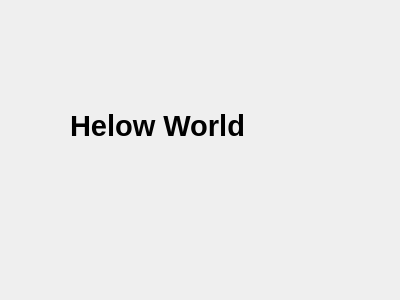
<?xml version="1.0" encoding="UTF-8"?>
<ui version="4.0">
 <class>secDialog</class>
 <widget class="QDialog" name="secDialog">
  <property name="geometry">
   <rect>
    <x>0</x>
    <y>0</y>
    <width>400</width>
    <height>300</height>
   </rect>
  </property>
  <property name="windowTitle">
   <string>Dialog</string>
  </property>
  <widget class="QLabel" name="label">
   <property name="geometry">
    <rect>
     <x>70</x>
     <y>110</y>
     <width>251</width>
     <height>31</height>
    </rect>
   </property>
   <property name="font">
    <font>
     <pointsize>22</pointsize>
     <weight>75</weight>
     <bold>true</bold>
    </font>
   </property>
   <property name="text">
    <string>Helow World</string>
   </property>
  </widget>
 </widget>
 <resources/>
 <connections/>
</ui>
